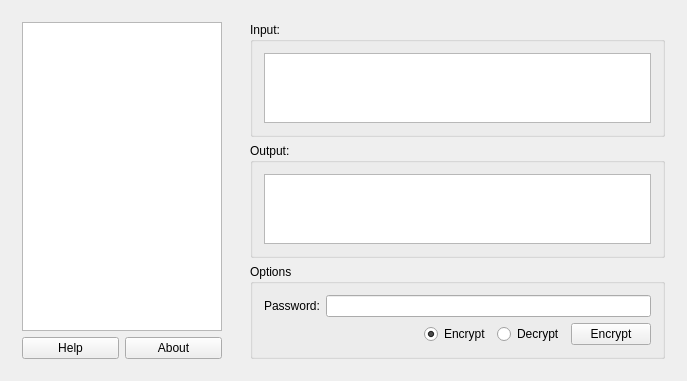
<?xml version="1.0" encoding="UTF-8"?>
<ui version="4.0">
 <class>Widget</class>
 <widget class="QWidget" name="Widget">
  <property name="geometry">
   <rect>
    <x>0</x>
    <y>0</y>
    <width>687</width>
    <height>366</height>
   </rect>
  </property>
  <property name="windowTitle">
   <string>Widget</string>
  </property>
  <layout class="QHBoxLayout" name="horizontalLayout_7">
   <item>
    <widget class="QWidget" name="widget" native="true">
     <property name="sizePolicy">
      <sizepolicy hsizetype="Fixed" vsizetype="Preferred">
       <horstretch>0</horstretch>
       <verstretch>0</verstretch>
      </sizepolicy>
     </property>
     <layout class="QVBoxLayout" name="verticalLayout_6">
      <item>
       <widget class="QListWidget" name="listWidget">
        <property name="sizePolicy">
         <sizepolicy hsizetype="Maximum" vsizetype="Expanding">
          <horstretch>0</horstretch>
          <verstretch>0</verstretch>
         </sizepolicy>
        </property>
        <property name="maximumSize">
         <size>
          <width>200</width>
          <height>16777215</height>
         </size>
        </property>
       </widget>
      </item>
      <item>
       <layout class="QHBoxLayout" name="horizontalLayout">
        <item>
         <widget class="QPushButton" name="pushButton_help">
          <property name="text">
           <string>Help</string>
          </property>
         </widget>
        </item>
        <item>
         <widget class="QPushButton" name="pushButton_about">
          <property name="text">
           <string>About</string>
          </property>
         </widget>
        </item>
       </layout>
      </item>
     </layout>
    </widget>
   </item>
   <item>
    <widget class="QStackedWidget" name="menuPageWidget">
     <property name="currentIndex">
      <number>0</number>
     </property>
     <widget class="QWidget" name="page_text">
      <layout class="QVBoxLayout" name="verticalLayout_14">
       <item>
        <widget class="QGroupBox" name="groupBox_5">
         <property name="title">
          <string>Input:</string>
         </property>
         <layout class="QVBoxLayout" name="verticalLayout_5">
          <item>
           <widget class="QTextEdit" name="textPageInput"/>
          </item>
         </layout>
        </widget>
       </item>
       <item>
        <widget class="QGroupBox" name="groupBox_6">
         <property name="title">
          <string>Output:</string>
         </property>
         <layout class="QVBoxLayout" name="verticalLayout_9">
          <item>
           <widget class="QTextBrowser" name="textPageOutput"/>
          </item>
         </layout>
        </widget>
       </item>
       <item>
        <widget class="QGroupBox" name="groupBox_7">
         <property name="title">
          <string>Options</string>
         </property>
         <layout class="QVBoxLayout" name="verticalLayout_13">
          <item>
           <layout class="QVBoxLayout" name="verticalLayout_7">
            <item>
             <layout class="QHBoxLayout" name="horizontalLayout_6">
              <item>
               <widget class="QLabel" name="label_8">
                <property name="text">
                 <string>Password:</string>
                </property>
               </widget>
              </item>
              <item>
               <widget class="QLineEdit" name="textPagePassword">
                <property name="echoMode">
                 <enum>QLineEdit::Password</enum>
                </property>
               </widget>
              </item>
             </layout>
            </item>
            <item>
             <layout class="QHBoxLayout" name="horizontalLayout_2">
              <item>
               <spacer name="horizontalSpacer_8">
                <property name="orientation">
                 <enum>Qt::Horizontal</enum>
                </property>
                <property name="sizeHint" stdset="0">
                 <size>
                  <width>40</width>
                  <height>20</height>
                 </size>
                </property>
               </spacer>
              </item>
              <item>
               <widget class="QRadioButton" name="textPageRadioEncrypt">
                <property name="text">
                 <string>Encrypt</string>
                </property>
                <property name="checked">
                 <bool>true</bool>
                </property>
               </widget>
              </item>
              <item>
               <widget class="QRadioButton" name="textPageRadioDecrypt">
                <property name="text">
                 <string>Decrypt</string>
                </property>
               </widget>
              </item>
              <item>
               <widget class="QPushButton" name="textPageEncryptButton">
                <property name="text">
                 <string>Encrypt</string>
                </property>
               </widget>
              </item>
             </layout>
            </item>
           </layout>
          </item>
         </layout>
        </widget>
       </item>
      </layout>
     </widget>
     <widget class="QWidget" name="page_file">
      <layout class="QVBoxLayout" name="verticalLayout_12">
       <item>
        <widget class="QGroupBox" name="groupBox">
         <property name="sizePolicy">
          <sizepolicy hsizetype="Preferred" vsizetype="Maximum">
           <horstretch>0</horstretch>
           <verstretch>0</verstretch>
          </sizepolicy>
         </property>
         <property name="title">
          <string>Password</string>
         </property>
         <layout class="QVBoxLayout" name="verticalLayout_2">
          <item>
           <layout class="QHBoxLayout" name="horizontalLayout_4">
            <item>
             <spacer name="horizontalSpacer_6">
              <property name="orientation">
               <enum>Qt::Horizontal</enum>
              </property>
              <property name="sizeHint" stdset="0">
               <size>
                <width>40</width>
                <height>20</height>
               </size>
              </property>
             </spacer>
            </item>
            <item>
             <widget class="QRadioButton" name="radioButton_password">
              <property name="text">
               <string>Use a password</string>
              </property>
              <property name="checked">
               <bool>true</bool>
              </property>
             </widget>
            </item>
            <item>
             <spacer name="horizontalSpacer_4">
              <property name="orientation">
               <enum>Qt::Horizontal</enum>
              </property>
              <property name="sizeHint" stdset="0">
               <size>
                <width>40</width>
                <height>20</height>
               </size>
              </property>
             </spacer>
            </item>
            <item>
             <widget class="QRadioButton" name="radioButton_file">
              <property name="text">
               <string>Use key file</string>
              </property>
             </widget>
            </item>
            <item>
             <spacer name="horizontalSpacer_5">
              <property name="orientation">
               <enum>Qt::Horizontal</enum>
              </property>
              <property name="sizeHint" stdset="0">
               <size>
                <width>40</width>
                <height>20</height>
               </size>
              </property>
             </spacer>
            </item>
           </layout>
          </item>
          <item>
           <widget class="QStackedWidget" name="stackedWidget">
            <property name="currentIndex">
             <number>1</number>
            </property>
            <widget class="QWidget" name="key_file">
             <layout class="QVBoxLayout" name="verticalLayout_4">
              <item>
               <layout class="QHBoxLayout" name="horizontalLayout_8">
                <item>
                 <widget class="QLabel" name="label_5">
                  <property name="text">
                   <string>Key file:</string>
                  </property>
                 </widget>
                </item>
                <item>
                 <widget class="QLineEdit" name="lineEdit_keyfile">
                  <property name="text">
                   <string/>
                  </property>
                 </widget>
                </item>
                <item>
                 <widget class="QPushButton" name="pushButton_browseKey">
                  <property name="text">
                   <string>Browse</string>
                  </property>
                 </widget>
                </item>
               </layout>
              </item>
             </layout>
            </widget>
            <widget class="QWidget" name="password">
             <layout class="QVBoxLayout" name="verticalLayout_3">
              <item>
               <layout class="QGridLayout" name="gridLayout_2">
                <item row="0" column="0">
                 <widget class="QLabel" name="label_3">
                  <property name="text">
                   <string>Password:</string>
                  </property>
                 </widget>
                </item>
                <item row="0" column="1">
                 <widget class="QLineEdit" name="lineEdit_password">
                  <property name="echoMode">
                   <enum>QLineEdit::Password</enum>
                  </property>
                 </widget>
                </item>
                <item row="1" column="0">
                 <widget class="QLabel" name="label_4">
                  <property name="text">
                   <string>Verify:</string>
                  </property>
                 </widget>
                </item>
                <item row="1" column="1">
                 <widget class="QLineEdit" name="lineEdit_verify">
                  <property name="echoMode">
                   <enum>QLineEdit::Password</enum>
                  </property>
                 </widget>
                </item>
               </layout>
              </item>
             </layout>
            </widget>
           </widget>
          </item>
         </layout>
        </widget>
       </item>
       <item>
        <widget class="QGroupBox" name="groupBox_2">
         <property name="title">
          <string>File</string>
         </property>
         <layout class="QVBoxLayout" name="verticalLayout">
          <item>
           <layout class="QHBoxLayout" name="horizontalLayout_3">
            <item>
             <spacer name="horizontalSpacer_3">
              <property name="orientation">
               <enum>Qt::Horizontal</enum>
              </property>
              <property name="sizeHint" stdset="0">
               <size>
                <width>40</width>
                <height>20</height>
               </size>
              </property>
             </spacer>
            </item>
            <item>
             <widget class="QRadioButton" name="radioButton_encrypt">
              <property name="text">
               <string>Encrypt file</string>
              </property>
              <property name="checked">
               <bool>true</bool>
              </property>
             </widget>
            </item>
            <item>
             <spacer name="horizontalSpacer">
              <property name="orientation">
               <enum>Qt::Horizontal</enum>
              </property>
              <property name="sizeHint" stdset="0">
               <size>
                <width>40</width>
                <height>20</height>
               </size>
              </property>
             </spacer>
            </item>
            <item>
             <widget class="QRadioButton" name="radioButton_decrypt">
              <property name="text">
               <string>Decrypt</string>
              </property>
             </widget>
            </item>
            <item>
             <spacer name="horizontalSpacer_2">
              <property name="orientation">
               <enum>Qt::Horizontal</enum>
              </property>
              <property name="sizeHint" stdset="0">
               <size>
                <width>40</width>
                <height>20</height>
               </size>
              </property>
             </spacer>
            </item>
           </layout>
          </item>
          <item>
           <layout class="QGridLayout" name="gridLayout">
            <item row="0" column="1">
             <widget class="QLineEdit" name="lineEdit_input"/>
            </item>
            <item row="0" column="2">
             <widget class="QPushButton" name="pushButton_browseInput">
              <property name="text">
               <string>Browse</string>
              </property>
             </widget>
            </item>
            <item row="0" column="0">
             <widget class="QLabel" name="label">
              <property name="text">
               <string>Input:</string>
              </property>
             </widget>
            </item>
            <item row="1" column="0">
             <widget class="QLabel" name="label_2">
              <property name="text">
               <string>Output:</string>
              </property>
             </widget>
            </item>
            <item row="1" column="1">
             <widget class="QLineEdit" name="lineEdit_output"/>
            </item>
            <item row="1" column="2">
             <widget class="QPushButton" name="pushButton_browseOutput">
              <property name="text">
               <string>Browse</string>
              </property>
             </widget>
            </item>
           </layout>
          </item>
         </layout>
        </widget>
       </item>
       <item>
        <layout class="QHBoxLayout" name="horizontalLayout_5">
         <item>
          <spacer name="horizontalSpacer_7">
           <property name="orientation">
            <enum>Qt::Horizontal</enum>
           </property>
           <property name="sizeHint" stdset="0">
            <size>
             <width>40</width>
             <height>20</height>
            </size>
           </property>
          </spacer>
         </item>
         <item>
          <widget class="QPushButton" name="pushButton_encrypt">
           <property name="text">
            <string>Encrypt</string>
           </property>
          </widget>
         </item>
        </layout>
       </item>
       <item>
        <spacer name="verticalSpacer">
         <property name="orientation">
          <enum>Qt::Vertical</enum>
         </property>
         <property name="sizeHint" stdset="0">
          <size>
           <width>248</width>
           <height>58</height>
          </size>
         </property>
        </spacer>
       </item>
      </layout>
     </widget>
    </widget>
   </item>
  </layout>
 </widget>
 <layoutdefault spacing="6" margin="11"/>
 <resources/>
 <connections/>
</ui>
